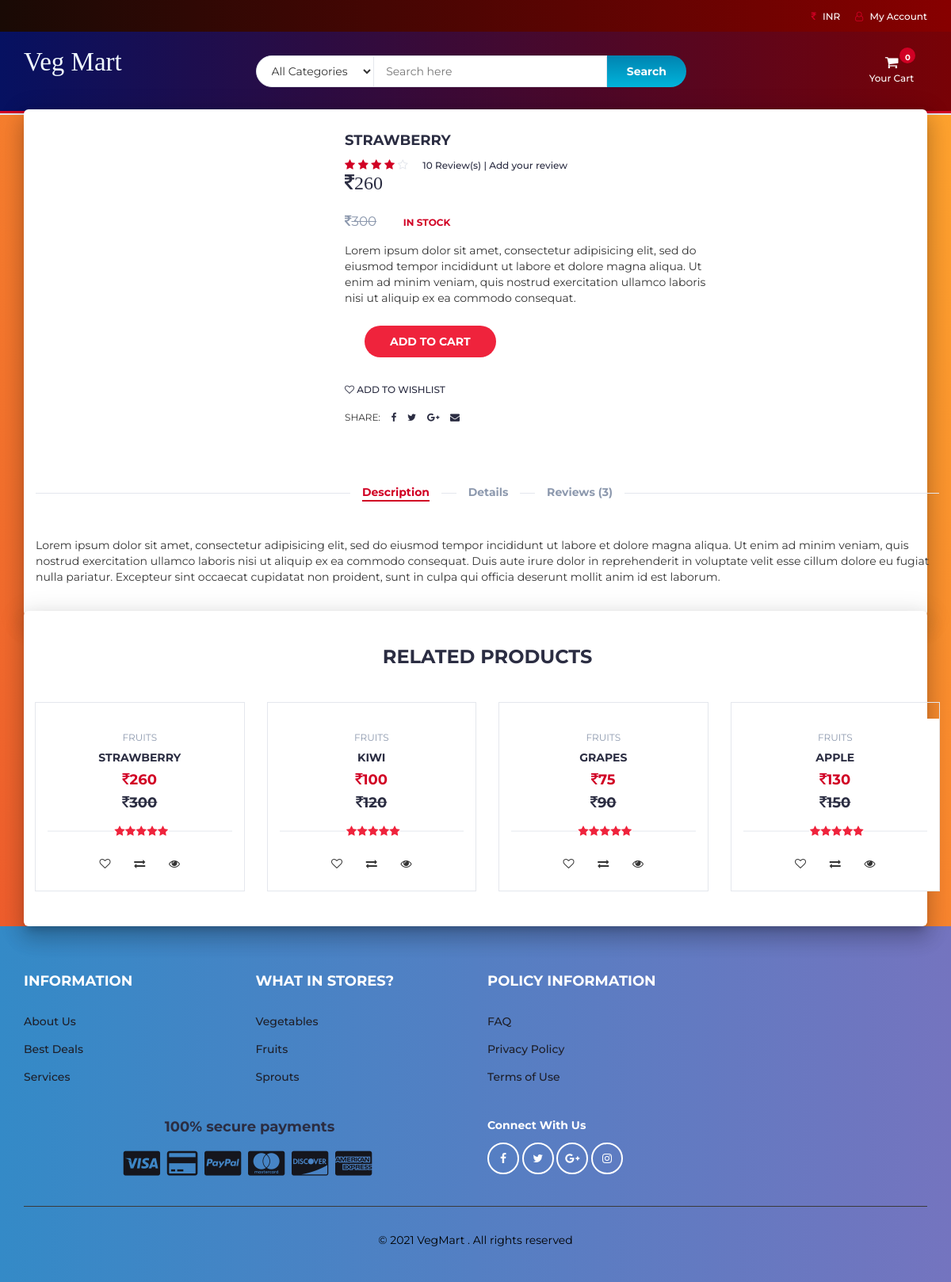
/product.php?p=16, run on the app's committed database.
### tables this page shows
CREATE TABLE `products` (
  `product_id` int(100) NOT NULL,
  `product_cat` int(100) NOT NULL,
  `Cat_name` varchar(255) NOT NULL,
  `product_title` varchar(255) NOT NULL,
  `product_price` int(100) NOT NULL,
  `product_discount` int(11) NOT NULL,
  `product_desc` text NOT NULL,
  `product_image` text NOT NULL,
  `Status` varchar(255) NOT NULL,
  `product_keywords` text NOT NULL,
  `Stamp_userid` int(10) NOT NULL,
  `Stamp_username` varchar(50) NOT NULL
);

CREATE TABLE `categories` (
  `cat_id` int(100) NOT NULL,
  `cat_title` text NOT NULL
);

### product.php (the view, shortened to what this page needs)
<?php
include "header.php";
?>
		<div class="section main main-raised">
			<div class="container">
				<div class="row">
					<?php
								include 'db.php';
								$product_id = $_GET['p'];
								$sql = " SELECT * FROM products WHERE product_id = $product_id";
								$result = mysqli_query($con, $sql);
								if (mysqli_num_rows($result) > 0)
								{
									while($row = mysqli_fetch_assoc($result))
									{
									echo '
                                <div class="col-md-4 col-md-push-0">
                                <div id="product-main-img">
                                    <div class="product-preview">
                                        <img src="product_images/'.$row['product_image'].'" alt="">
                                    </div>
                                    <div class="product-preview">
                                        <img src="product_images/'.$row['product_image'].'" alt="">
                                    </div>
                                    <div class="product-preview">
                                        <img src="product_images/'.$row['product_image'].'" alt="">
                                    </div>
                                    <div class="product-preview">
                                        <img src="product_images/'.$row['product_image'].'" alt="">
                                    </div>
                                </div>
                            </div>
									';
									?>
									<?php
									echo '
                    <div class="col-md-5">
						<div class="product-details">
							<h2 class="product-name">'.$row['product_title'].'</h2>
							<div>
								<div class="product-rating">
									<i class="fa fa-star"></i>
									<i class="fa fa-star"></i>
									<i class="fa fa-star"></i>
									<i class="fa fa-star"></i>
									<i class="fa fa-star-o"></i>
								</div>
								<a class="review-link" href="#review-form">10 Review(s) | Add your review</a>
							</div>
							<div>
								<h3 class="product-old-price"><i class="fa fa-inr">'.$row['product_discount'].' </i></h3>
								<h4 class="product-price"><del class="product-old-price"><i class="fa fa-inr"></i>'.$row['product_price'].'</del></h4>
								<span class="product-available">In Stock</span>
							</div>
							<p>Lorem ipsum dolor sit amet, consectetur adipisicing elit, sed do eiusmod tempor incididunt ut labore et dolore magna aliqua. Ut enim ad minim veniam, quis nostrud exercitation ullamco laboris nisi ut aliquip ex ea commodo consequat.</p>
							<div class="add-to-cart">
								<div class="btn-group" style="margin-left: 25px; margin-top: 15px">
								<button class="add-to-cart-btn" pid="'.$row['product_id'].'"  id="product" ><i class="fa fa-shopping-cart"></i> add to cart</button>
                                </div>
							</div>
							<ul class="product-btns">
								<li><a href="#"><i class="fa fa-heart-o"></i> add to wishlist</a></li>
							</ul>
							<ul class="product-links">
								<li>Share:</li>
								<li><a href="#"><i class="fa fa-facebook"></i></a></li>
								<li><a href="#"><i class="fa fa-twitter"></i></a></li>
								<li><a href="#"><i class="fa fa-google-plus"></i></a></li>
								<li><a href="#"><i class="fa fa-envelope"></i></a></li>
							</ul>
						</div>
					</div>
					<div class="col-md-12">
						<div id="product-tab">
							<ul class="tab-nav">
								<li class="active"><a data-toggle="tab" href="#tab1">Description</a></li>
								<li><a data-toggle="tab" href="#tab2">Details</a></li>
								<li><a data-toggle="tab" href="#tab3">Reviews (3)</a></li>
							</ul>
							<div class="tab-content">
								<div id="tab1" class="tab-pane fade in active">
									<div class="row">
										<div class="col-md-12">
											<p>Lorem ipsum dolor sit amet, consectetur adipisicing elit, sed do eiusmod tempor incididunt ut labore et dolore magna aliqua. Ut enim ad minim veniam, quis nostrud exercitation ullamco laboris nisi ut aliquip ex ea commodo consequat. Duis aute irure dolor in reprehenderit in voluptate velit esse cillum dolore eu fugiat nulla pariatur. Excepteur sint occaecat cupidatat non proident, sunt in culpa qui officia deserunt mollit anim id est laborum.</p>
										</div>
									</div>
								</div>
							</div>
						</div>
					</div>
				</div>
			</div>
		</div>
		<div class="section main main-raised">
			<div class="container">
				<div class="row">
					<div class="col-md-12">
						<div class="section-title text-center">
							<h3 class="title">Related Products</h3>
						</div>
					</div>
                    ';
									}
								}
								?>
								<?php
                    include 'db.php';
								$product_id = $_GET['p'];
					$product_query = "SELECT * FROM products,categories WHERE product_cat=cat_id AND product_id BETWEEN $product_id AND $product_id+3";
                $run_query = mysqli_query($con,$product_query);
                if(mysqli_num_rows($run_query) > 0){
                    while($row = mysqli_fetch_array($run_query)){
                        $pro_id    = $row['product_id'];
                        $pro_title = $row['product_title'];
                        $pro_price = $row['product_price'];
						$pro_discount = $row['product_discount'];
                        $pro_image = $row['product_image'];
                        $cat_name = $row["cat_title"];
                        echo "
                                <div class='col-md-3 col-xs-6'>
								<a href='product.php?p=$pro_id'><div class='product'>
									<div class='product-img'>
										<img src='product_images/$pro_image' style='max-height: 170px;' alt=''>
										<!--div class='product-label'>
											<span class='sale'>-30%</span>
											<span class='new'>NEW</span>
										</div-->
									</div></a>
									<div class='product-body'>
										<p class='product-category'>$cat_name</p>
										<h3 class='product-name header-cart-item-name'><a href='product.php?p=$pro_id'>$pro_title</a></h3>
										<h4 class='product-price header-cart-item-info'><i class='fa fa-inr'></i>$pro_discount
										</h4>
										<h4 class='product-old-price'><del class='product-old-price'><i class='fa fa-inr'></i>$pro_price</del></h4>
										<div class='product-rating'>
											<i class='fa fa-star'></i>
											<i class='fa fa-star'></i>
											<i class='fa fa-star'></i>
											<i class='fa fa-star'></i>
											<i class='fa fa-star'></i>
										</div>
										<div class='product-btns'>
											<button class='add-to-wishlist'><i class='fa fa-heart-o'></i><span class='tooltipp'>add to wishlist</span></button>
											<button class='add-to-compare'><i class='fa fa-exchange'></i><span class='tooltipp'>add to compare</span></button>
											<button class='quick-view'><i class='fa fa-eye'></i><span class='tooltipp'>quick view</span></button>
										</div>
									</div>
									<div class='add-to-cart'>
										<button pid='$pro_id' id='product' class='add-to-cart-btn block2-btn-towishlist' href='#'><i class='fa fa-shopping-cart'></i> add to cart</button>
									</div>
								</div>
                                </div>
			";
		}
}
?>
<?php
include "footer.php";
?>

### data on the page
products: product_title "STRAWBERRY", product_discount "260", product_price "300", categories.cat_title "FRUITS"
products: categories.cat_title "FRUITS", product_title "KIWI", product_discount "100", product_price "120"
products: categories.cat_title "FRUITS", product_title "GRAPES", product_discount "75", product_price "90"
products: categories.cat_title "FRUITS", product_title "APPLE", product_discount "130", product_price "150"
